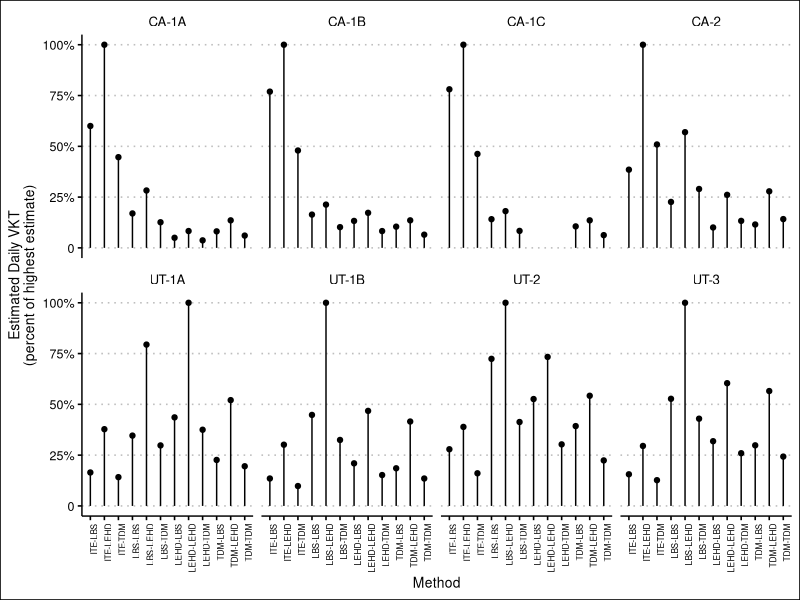
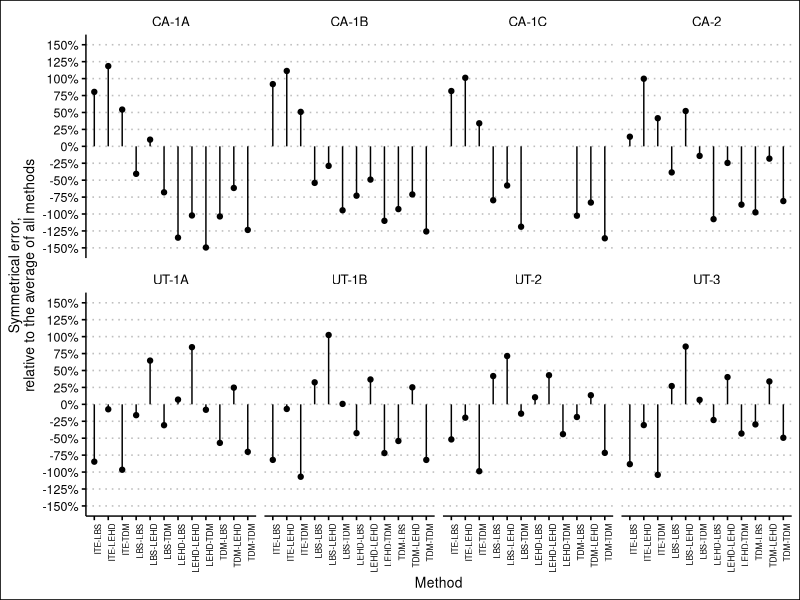
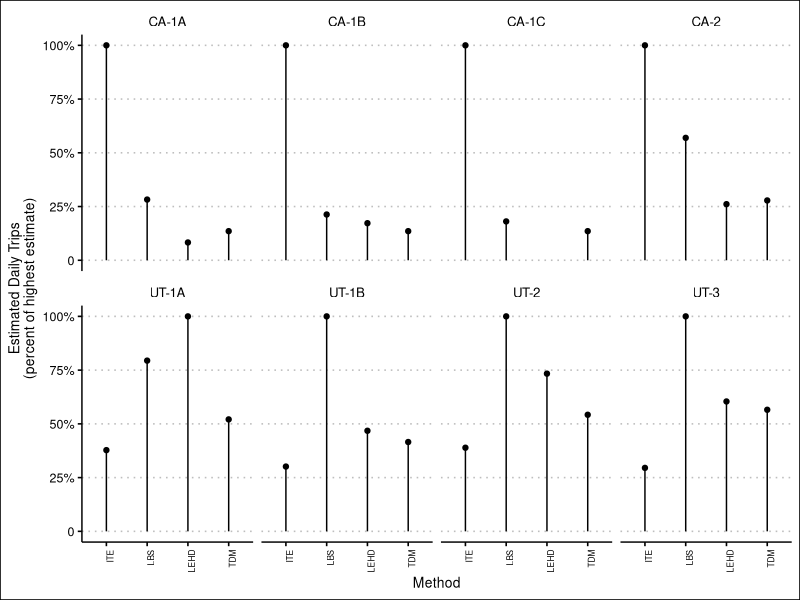
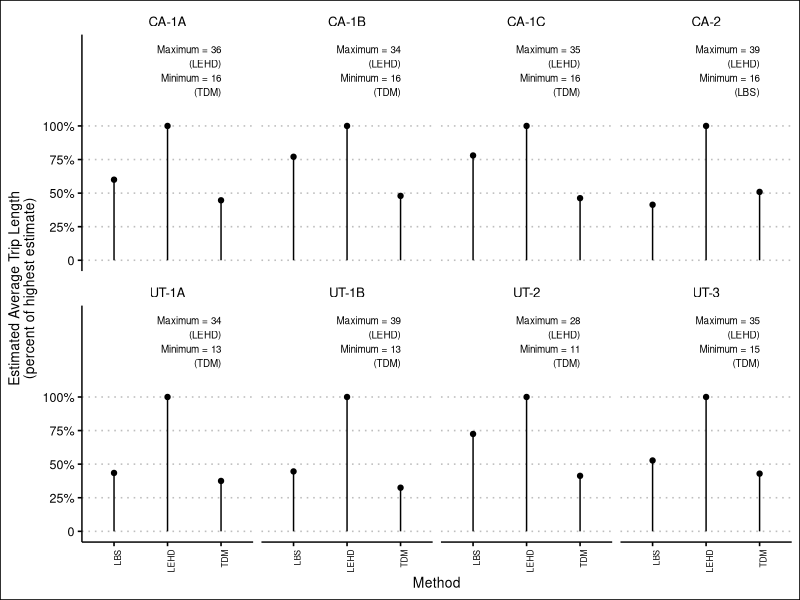
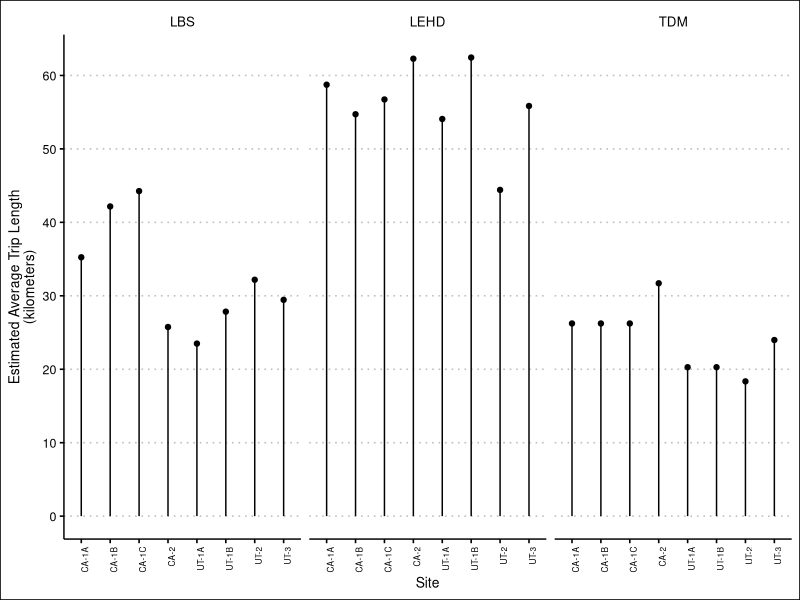
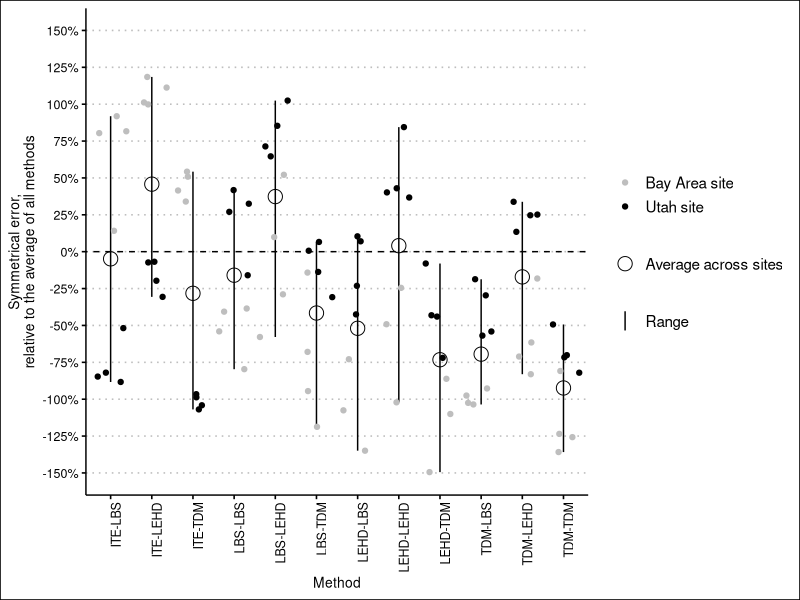
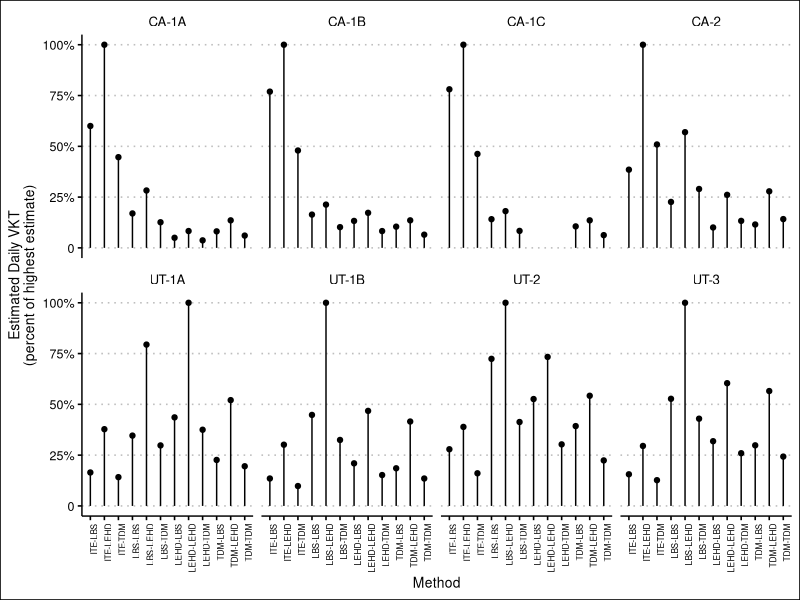
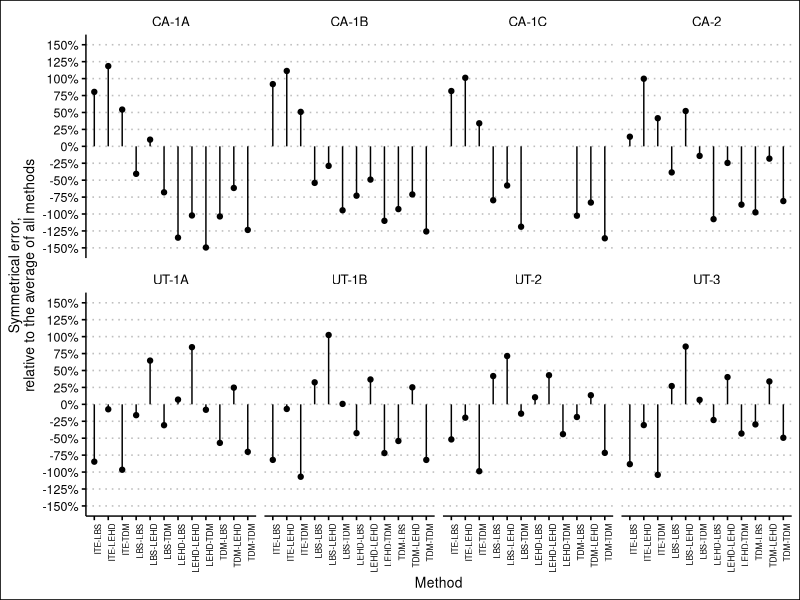

Generate these figures, in order, with R:
# Figures for paper


library(tidyverse)
library(ggthemes)



######################
# facet bar plots

## VMT
VMT <- read_csv("VMT_method_site.csv") %>%
  group_by(Site) %>%
  mutate(max_site = max(`Daily VMT`, na.rm = TRUE)) %>%
  mutate(max_site_method = case_when(is.na(`Daily VMT`) ~ "zz",
                                     max_site == `Daily VMT` ~ Method,
                                     TRUE ~ "zz")) %>%
  mutate(max_site_method = min(max_site_method)) %>%
  mutate(min_site = min(`Daily VMT`, na.rm = TRUE)) %>%
  mutate(min_site_method = case_when(is.na(`Daily VMT`) ~ "zz",
                                     min_site == `Daily VMT` ~ Method,
                                     TRUE ~ "zz")) %>%
  mutate(min_site_method = min(min_site_method)) %>%
  mutate(`Estimated Daily VKT\n(percent of highest estimate)` = 
           `Daily VMT` / max_site)%>%
  mutate(min_pct_max = min_site / max_site) %>%
  mutate(real = mean(`Daily VMT`, na.rm = TRUE)) %>%
  mutate(error = (`Daily VMT` - real)*2 / (real + `Daily VMT`)) %>%
  mutate(error = ifelse(error == 0, NA, error)) %>%
  mutate(min_error = min(abs(error), na.rm = TRUE)) %>%
  mutate(min_error_method = case_when(is.na(error) ~ "zz",
                                      min_error == abs(error) ~ Method,
                                      TRUE ~ "zz")) %>%
  mutate(min_error_method = min(min_error_method)) %>%
  mutate(line_error_min = ifelse(error > 0, 0, error),
         line_error_max = ifelse(error < 0, 0, error)) %>%
  mutate(set = case_when(Site == "CA-1A" ~ "Bay Area site",
                         Site == "CA-1B" ~ "Bay Area site",
                         Site == "CA-1C" ~ "Bay Area site",
                         Site == "CA-2" ~ "Bay Area site",
                         TRUE ~ "Utah site"))

VMT_notes <- VMT %>%
  summarize(across(c(3,4,5,6,11,12), first)) %>%
  mutate(label = paste("Maximum = ", 
                       formatC(max_site, 
                               digits = 0, 
                               big.mark = ",",
                               format = "f"), 
                       "\n(", 
                       max_site_method, 
                       ")\nMinimum = ",
                       formatC(min_site, 
                               digits = 0, 
                               big.mark = ",",
                               format = "f"), 
                       "\n(", 
                       min_site_method, ")", 
                       sep = ""))

VMT_plot <-ggplot(VMT, aes(Method, 
                `Estimated Daily VKT\n(percent of highest estimate)`)) +
  geom_point() +
  geom_linerange(aes(x = Method, ymin = 0, 
                     ymax = `Estimated Daily VKT\n(percent of highest estimate)`)) +
  scale_y_continuous(limits = c(0, 1),
                     breaks = c(0, 0.25, 0.5, 0.75, 1),
                     labels = c("0", "25%", "50%", 
                                "75%", "100%")) +
  facet_wrap(~Site, nrow=2)  +
 #  geom_text(x = 12, y = 1.6, hjust = 1, vjust = 1, 
#             size = 2.5,
#             aes(label = label), data = VMT_notes) + 
   theme_clean() +
   theme(axis.text.x = element_text(angle = 90, 
                                    hjust=1, 
                                    size = 6)) 

VMT_plot
  
error_plot <-ggplot(VMT, aes(Method, 
                             error)) +
    geom_point() +
    geom_linerange(aes(x = Method, ymin = line_error_min, 
                       ymax = line_error_max)) +
  scale_y_continuous(limits = c(-1.5, 1.5),
                     breaks = breaks <- seq(-1.5, 1.5, by = 0.25),
                     labels = paste0(breaks*100, "%"),
                     name = "Symmetrical error,\nrelative to the average of all methods") +
    facet_wrap(~Site, nrow=2)  +
    #  geom_text(x = 12, y = 1.6, hjust = 1, vjust = 1, 
    #             size = 2.5,
    #             aes(label = label), data = VMT_notes) + 
    theme_clean() +
    theme(axis.text.x = element_text(angle = 90, 
                                     hjust=1, 
                                     size = 6))
  
error_plot

png(file="VMT.png",
    width=6, height=5, units = "in", res = 300)
VMT_plot
dev.off()

png(file="error.png",
    width=6, height=5, units = "in", res = 300)
error_plot
dev.off()

VMT_error_plot <-ggplot(VMT[!grepl("LBS", VMT$Method),], aes(Method, 
                           `error`)) +
  geom_bar(stat = "identity") +
  #scale_y_continuous(limits = c(-1, 1)) +
                   #  breaks = c(0, 0.25, 0.5, 0.75, 1),
                  #   labels = c("0", "25%", "50%", 
                   #             "75%", "100%")) +
  facet_wrap(~Site, nrow=2) +
  #geom_text(x = 12, y = 1.6, hjust = 1, vjust = 1, 
  #          size = 2.5,
  #          aes(label = label), data = VMT_notes) +
  theme_clean() +
  theme(axis.text.x = element_text(angle = 90, 
                                   hjust=1, 
                                   size = 6)) 

png(file="VMT_error.png",
    width=6, height=5, units = "in", res = 300)
VMT_error_plot
dev.off()

## Trip Gen
TripGen <- read_csv("TripGen.csv") %>%
  group_by(Site) %>%
  mutate(max_site = max(TripGen, na.rm = TRUE)) %>%
  mutate(max_site_method = case_when(is.na(TripGen) ~ "zz",
                                     max_site == TripGen ~ Method,
                                     TRUE ~ "zz")) %>%
  mutate(max_site_method = min(max_site_method)) %>%
  mutate(min_site = min(TripGen, na.rm = TRUE)) %>%
  mutate(min_site_method = case_when(is.na(TripGen) ~ "zz",
                                     min_site == TripGen ~ Method,
                                     TRUE ~ "zz")) %>%
  mutate(min_site_method = min(min_site_method)) %>%
  mutate(`Estimated Daily Trips\n(percent of highest estimate)` = 
           TripGen / max_site) %>%
  mutate(min_pct_max = min_site / max_site) %>%
  mutate(real = max(ifelse(Method == "LBS", TripGen, 0))) %>%
  mutate(error = (TripGen - real) / real) %>%
  mutate(error = ifelse(error == 0, NA, error)) %>%
  mutate(min_error = min(abs(error), na.rm = TRUE)) %>%
  mutate(min_error_method = case_when(is.na(error) ~ "zz",
                                      min_error == abs(error) ~ Method,
                                      TRUE ~ "zz")) %>%
  mutate(min_error_method = min(min_error_method))

TG_notes <- TripGen %>%
  summarize(across(c(3,4,5,6,11,12), first)) %>%
  mutate(label = paste("Maximum = ", 
                       formatC(max_site, 
                               digits = 0, 
                               big.mark = ",",
                               format = "f"), 
                       "\n(", 
                       max_site_method, 
                       ")\nMinimum = ",
                       formatC(min_site, 
                               digits = 0, 
                               big.mark = ",",
                               format = "f"), 
                       "\n(", 
                       min_site_method, ")", 
                       sep = ""))

TG_plot <-ggplot(TripGen, aes(Method, 
                               `Estimated Daily Trips\n(percent of highest estimate)`)) +
  geom_point() +
  geom_linerange(aes(x = Method, ymin = 0, 
                     ymax = `Estimated Daily Trips\n(percent of highest estimate)`)) +
  scale_y_continuous(limits = c(0, 1),
                     breaks = c(0, 0.25, 0.5, 0.75, 1),
                     labels = c("0", "25%", "50%", 
                                "75%", "100%")) +
  facet_wrap(~Site, nrow=2) +

  theme_clean() +
  theme(axis.text.x = element_text(angle = 90, 
                                   hjust=1, 
                                   size = 6)) 

TG_plot

png(file="trips.png",
    width=6, height=5, units = "in", res = 300)
TG_plot
dev.off()

## Trip Length
length <- read_csv("tripLength.csv") %>%
  group_by(Site) %>%
  mutate(max_site = max(TripLength, na.rm = TRUE)) %>%
  mutate(max_site_method = case_when(is.na(TripLength) ~ "zz",
                                     max_site == TripLength ~ Method,
                                     TRUE ~ "zz")) %>%
  mutate(max_site_method = min(max_site_method)) %>%
  mutate(min_site = min(TripLength, na.rm = TRUE)) %>%
  mutate(min_site_method = case_when(is.na(TripLength) ~ "zz",
                                     min_site == TripLength ~ Method,
                                     TRUE ~ "zz")) %>%
  mutate(min_site_method = min(min_site_method)) %>%
  mutate(`Estimated Average Trip Length\n(percent of highest estimate)` = 
           TripLength / max_site) %>%
  mutate(min_pct_max = min_site / max_site)%>%
  mutate(real = max(ifelse(Method == "LBS", TripLength, 0))) %>%
  mutate(error = (TripLength - real) / real) %>%
  mutate(error = ifelse(error == 0, NA, error)) %>%
  mutate(min_error = min(abs(error), na.rm = TRUE)) %>%
  mutate(min_error_method = case_when(is.na(error) ~ "zz",
                                      min_error == abs(error) ~ Method,
                                      TRUE ~ "zz")) %>%
  mutate(min_error_method = min(min_error_method))

len_notes <- length %>%
  summarize(across(c(3,4,5,6,11,12), first)) %>%
  mutate(label = paste("Maximum = ", 
                       formatC(max_site, 
                               digits = 0, 
                               big.mark = ",",
                               format = "f"), 
                       "\n(", 
                       max_site_method, 
                       ")\nMinimum = ",
                       formatC(min_site, 
                               digits = 0, 
                               big.mark = ",",
                               format = "f"), 
                       "\n(", 
                       min_site_method, ")", 
                       sep = ""))

length_plot <-ggplot(length, aes(Method, 
              `Estimated Average Trip Length\n(percent of highest estimate)`)) +
  geom_point() +
  geom_linerange(aes(x = Method, ymin = 0, 
                     ymax = `Estimated Average Trip Length\n(percent of highest estimate)`)) +
  scale_y_continuous(limits = c(0, 1.6),
                     breaks = c(0, 0.25, 0.5, 0.75, 1),
                     labels = c("0", "25%", "50%", 
                                "75%", "100%")) +
  facet_wrap(~Site, nrow=2) +
  geom_text(x = 3, y = 1.6, hjust = 1, vjust = 1, 
            size = 2.5,
            aes(label = label), data = len_notes) +
  theme_clean() +
  theme(axis.text.x = element_text(angle = 90, 
                                   hjust=1, 
                                   size = 6)) 

length_plot

png(file="length.png",
    width=6, height=5, units = "in", res = 300)
length_plot
dev.off()

## Trip Length - by site
length2 <- length %>%
  ungroup() %>%
  group_by(Method) %>%
  mutate(max_method = max(TripLength, na.rm = TRUE)) %>%
  mutate(max_method_site = case_when(is.na(TripLength) ~ "zz",
                                     max_method == TripLength ~ Site,
                                     TRUE ~ "zz")) %>%
  mutate(max_method_site = min(max_method_site)) %>%
  mutate(min_method = min(TripLength, na.rm = TRUE)) %>%
  mutate(min_method_site = case_when(is.na(TripLength) ~ "zz",
                                     min_method == TripLength ~ Site,
                                     TRUE ~ "zz")) %>%
  mutate(min_method_site = min(min_method_site)) %>%
  mutate(`Estimated Average Trip Length\n(percent of highest estimate)` = 
           TripLength / max_site) %>%
  mutate(min_pct_max = min_method / max_method)


length_plot2 <-ggplot(length2, aes(Site, 
                                 TripLength)) +
  geom_point() +
  geom_linerange(aes(x = Site, ymin = 0, 
                     ymax = TripLength)) +
  scale_y_continuous(name = "Estimated Average Trip Length\n(kilometers)",
                     breaks = breaks <- seq(0, 70 / 1.609344, by = 10 / 1.609344),
                     labels = breaks * 1.609344) +
  facet_wrap(~Method, nrow=1) +
  theme_clean() +
  theme(axis.text.x = element_text(angle = 90, 
                                   hjust=1, 
                                   size = 6)) 

length_plot2

png(file="length2.png",
    width=4, height=3, units = "in", res = 300)
length_plot2
dev.off()

TripGenSummary <- TripGen %>%
  group_by(Site) %>%
  summarise(avg = mean(TripGen, na.rm = TRUE),
            min = min(TripGen, na.rm = TRUE),
            max = max(TripGen, na.rm = TRUE)) 

TripGenSummary

TripLenSummary <- length %>%
  group_by(Site) %>%
  summarise(avg = mean(TripLength, na.rm = TRUE),
            min = min(TripLength, na.rm = TRUE),
            max = max(TripLength, na.rm = TRUE))%>%
  mutate(avg = avg * 1.609344,
         min = min * 1.609344,
         max = max * 1.609344)

TripLenSummary

vmtSummary <- VMT %>%
  group_by(Site) %>%
  summarise(avg = mean(`Daily VMT`, na.rm = TRUE),
            min = min(`Daily VMT`, na.rm = TRUE),
            max = max(`Daily VMT`, na.rm = TRUE)) %>%
  mutate(avg = avg * 1.609344,
         min = min * 1.609344,
         max = max * 1.609344)

vmtSummary

error_summary_all <- VMT %>%
  left_join(vmtSummary) %>%
  group_by(Method) %>%
  summarise(min_error = min(error, na.rm = TRUE),
            max_error = max(error, na.rm = TRUE),
            mean_error = mean(error, na.rm = TRUE)) %>%
  mutate(range = max_error - min_error)

error_summary_all

error_plot <-ggplot(error_summary_all) +
  geom_linerange(aes(x = Method, 
                     ymin = min_error, 
                     ymax = max_error,
                     lty = "Range")) +
   geom_point(data = VMT, position = "jitter",
             aes(x = Method, y = error, color = set)) +
  geom_point(aes(y = mean_error, x = Method,
                 shape = "Average across sites"),
             size = 4.5) +

  scale_y_continuous(limits = c(-1.5, 1.5),
                     breaks = breaks <- seq(-1.5, 1.5, by = 0.25),
                     labels = paste0(breaks*100, "%"),
                     name = 
                       "Symmetrical error,\nrelative to the average of all methods") +
  scale_color_manual(values = c("gray", "black")) +
  scale_shape(solid = FALSE) +
  geom_abline(intercept = 0, slope = 0, lty = "dashed") +
  theme_clean() +
  theme(axis.text.x = element_text(angle = 90, 
                                   hjust=1),
        legend.background = element_blank(),
        legend.title = element_blank()) 

error_plot

png(file="error_avg.png",
    width=6, height=5, units = "in", res = 300)
error_plot
dev.off()